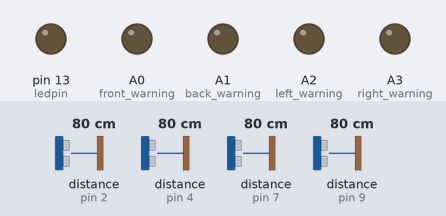
This sketch was run on a simulated Arduino Nano, built with avr-gcc and run on an emulated ATmega328P. Shown: output pins drawn as LEDs (lit = HIGH). The test bench sets the inputs (shaded band); at power-on: distance to the obstacle (sensors on pin 2, pin 4, pin 7, pin 9) 80 cm. The echo pulse lasts 58.3 µs per cm.

Above: at 1.2 s.
1.3 s: distance to the obstacle (sensor on pin 2) set to 39 cm
3.1 s: distance to the obstacle (sensor on pin 2) set to 32 cm
At 5.0 s:
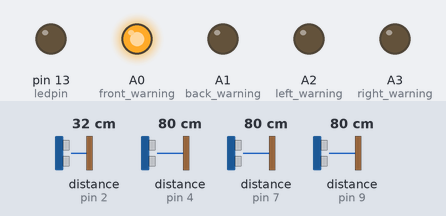
5.3 s: distance to the obstacle (sensor on pin 4) set to 40 cm
6.9 s: distance to the obstacle (sensor on pin 4) set to 33 cm
At 8.7 s:
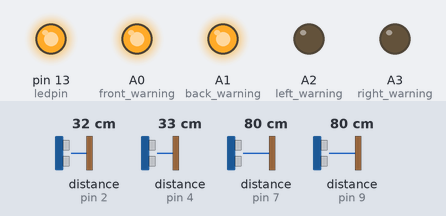
9.2 s: distance to the obstacle (sensor on pin 7) set to 40 cm
10.8 s: distance to the obstacle (sensor on pin 7) set to 31 cm
At 11.9 s:
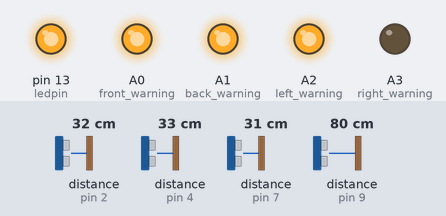
Timing chart, 0 to 13.5 s (numbered marks = the images above; inputs shaded):
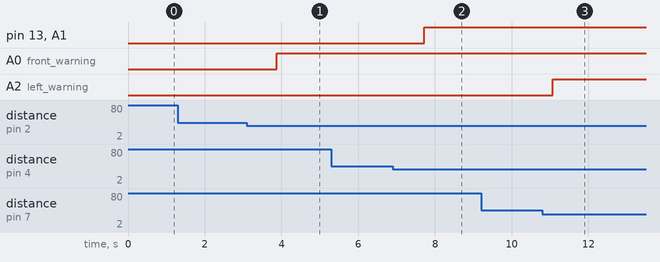

The sketch:

sketch_nov26a.ino
```cpp
/*
For Arduino nano handles obstacle awaring
*/
#include<NewPing.h>
#define max_distance 500 // max distance 500 cm, out of range 1183 cm
#define trig_front 3 // Trigger pin of front sensor
#define echo_front 2 // Echo pin of front sensor
#define trig_back 5 // Trigger pin of back sensor
#define echo_back 4 // Echo pin of back sensor
#define trig_left 8 // Trigger pin of left sensor
#define echo_left 7 // Echo pin of left sensor
#define trig_right 10 // Trigger pin of right sensor
#define echo_right 9 // Echo pin of right sensor
#define ledpin 13 // Led builtin pin for warning

NewPing sonar_front(trig_front,echo_front,max_distance); // create sonar front sensor
NewPing sonar_back(trig_back,echo_back,max_distance); // create sonar back sensor
NewPing sonar_left(trig_left,echo_left,max_distance); // create sonar left sensor
NewPing sonar_right(trig_right,echo_right,max_distance); // create sonar right sensor

// Define some variables
float duration_front; // Stores front HC-SR04 pulse duration value in microseconds
float distance_front; // Stores front HC-SR04 distance value in centimeter
float duration_back; // Stores back HC-SR04 pulse duration value in microseconds
float distance_back; // Stores back HC-SR04 distance value in centimeter
float duration_left; // Srores left HC-SR04 pulse duration value in microseconds
float distance_left; // Stores left HC-SR04 distance value in centimeter
float duration_right; // Stores right HC-SR04 pulse duration value in microseconds
float distance_right; // Stores right HC-SR04 distance value in centimeter
float soundsp = 34000; // cm/s
int iterations = 5; // The iteration for ping median function
float min_distance = 35; //cm

int front_warning = A0; // Warning out pin for obstacle
int back_warning = A1; // Warning out pin for obstacle
int left_warning = A2; // Warning out pin for obstacle
int right_warning = A3; // Warning out pin for obstacle
int read_warning = A4; // For reading warning output value
int val; // Stores analog output value

void setup() {
  // put your setup code here, to run once:
  // Initialize your serial
  // Serial.begin(9600);
  pinMode(ledpin,OUTPUT);
  digitalWrite(ledpin,LOW);
  pinMode(front_warning,OUTPUT);
  analogWrite(front_warning,0);
  pinMode(back_warning,OUTPUT);
  analogWrite(back_warning,0);
  pinMode(left_warning,OUTPUT);
  analogWrite(left_warning,0);
  pinMode(right_warning,OUTPUT);
  analogWrite(right_warning,0);
  pinMode(read_warning,INPUT);
}

void loop() {
  // put your main code here, to run repeatedly:
  duration_front = sonar_front.ping_median(iterations);
  distance_front = (duration_front/2000000) * soundsp;
  duration_back = sonar_back.ping_median(iterations);
  distance_back = (duration_back/2000000) * soundsp;
  duration_left = sonar_left.ping_median(iterations);
  distance_left = (duration_left/2000000) * soundsp;
  duration_right = sonar_right.ping_median(iterations);
  distance_right = (duration_right/2000000) * soundsp;

//  Serial.print("front: ");
//  Serial.print(distance_front);
//  Serial.print(" cm ");
//
//  Serial.print("back: ");
//  Serial.print(distance_back);
//  Serial.print(" cm ");
//
//  Serial.print("left: ");
//  Serial.print(distance_left);
//  Serial.print(" cm ");
//
//  Serial.print("right: ");
//  Serial.print(distance_right);
//  Serial.print(" cm ");
//
//  Serial.println(".");

//  val = analogRead(read_warning);
//  Serial.println(val);

  if(distance_front <= min_distance){
    analogWrite(front_warning,255);
    }
  else{
    analogWrite(front_warning,0);
    }

  if(distance_back <= min_distance){
    analogWrite(back_warning,255);
    }
  else{
    analogWrite(back_warning,0);
    }

  if(distance_left <= min_distance){
    analogWrite(left_warning,255);
    }
  else{
    analogWrite(left_warning,0);
    }

  if(distance_right <= min_distance){
    analogWrite(right_warning,255);
    }
  else{
    analogWrite(right_warning,0);
    }
  // if (distance_front <= min_distance || distance_back <= min_distance || distance_left <= min_distance || distance_right <= min_distance){
  if (distance_back <= min_distance){
    digitalWrite(ledpin,HIGH);
  }
  else{
    digitalWrite(ledpin,LOW);
    }
}
```

Measured:
- the behaviour switches between 36 and 35 cm on distance to the obstacle (sensor on pin 2) (found by bisection; images 0 and 1)
- the behaviour switches between 36 and 35 cm on distance to the obstacle (sensor on pin 4) (found by bisection; images 1 and 2)
- the behaviour switches between 36 and 35 cm on distance to the obstacle (sensor on pin 7) (found by bisection; images 2 and 3)
- after the input at 1.3 s, every drawn part: stays the same
- after the input at 3.1 s, A0 (front_warning): LOW → HIGH after 0.77 s
- after the input at 5.3 s, every drawn part: stays the same
- after the input at 6.9 s, pin 13 (ledpin), A1 (back_warning): LOW → HIGH after 0.82 s
- after the input at 9.2 s, every drawn part: stays the same
- after the input at 10.8 s, A2 (left_warning): LOW → HIGH after 0.27 s
